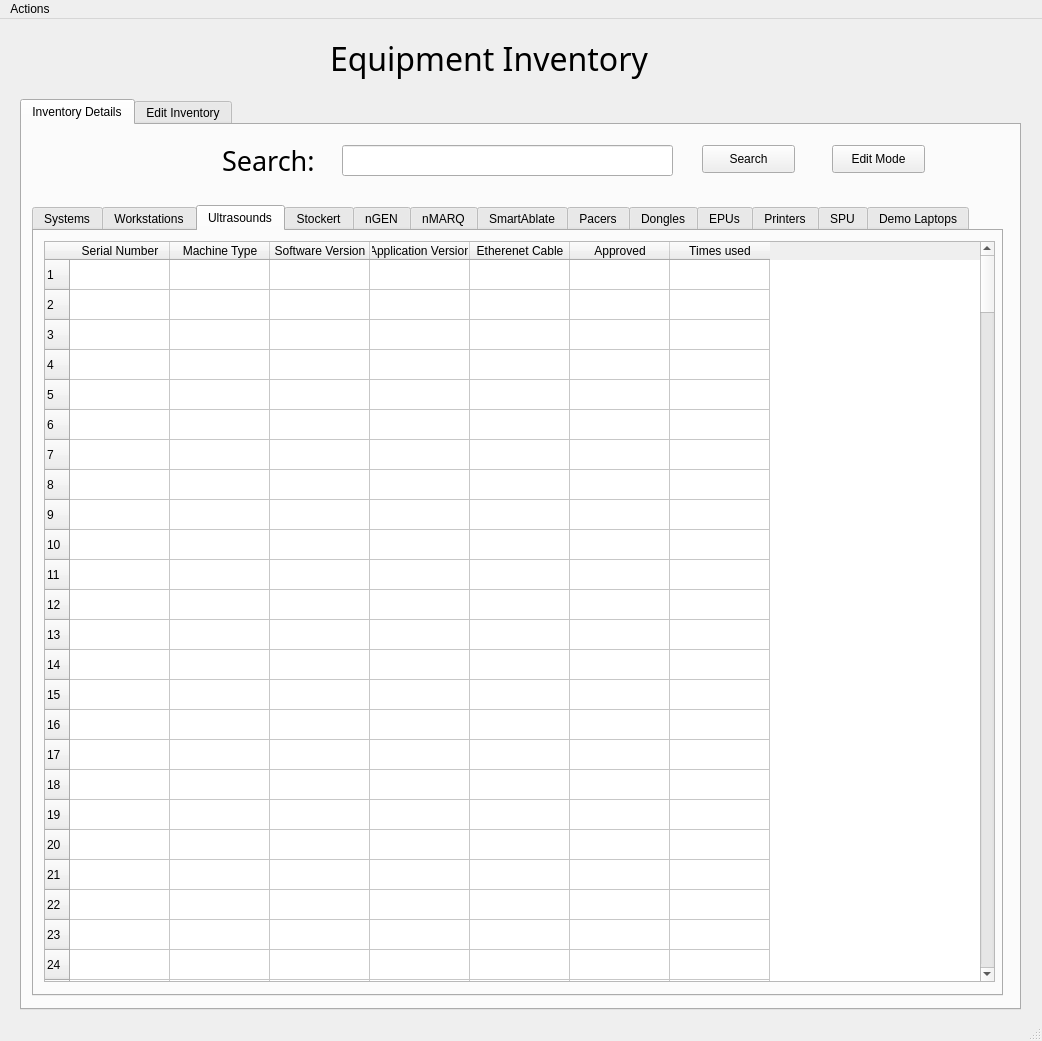
<?xml version="1.0" encoding="UTF-8"?>
<ui version="4.0">
 <class>Inventory</class>
 <widget class="QMainWindow" name="Inventory">
  <property name="geometry">
   <rect>
    <x>0</x>
    <y>0</y>
    <width>1042</width>
    <height>1041</height>
   </rect>
  </property>
  <property name="windowTitle">
   <string>Inventory Manager</string>
  </property>
  <widget class="QWidget" name="centralwidget">
   <widget class="QLabel" name="title">
    <property name="geometry">
     <rect>
      <x>330</x>
      <y>0</y>
      <width>381</width>
      <height>78</height>
     </rect>
    </property>
    <property name="font">
     <font>
      <family>Product Sans</family>
      <pointsize>24</pointsize>
     </font>
    </property>
    <property name="text">
     <string>Equipment Inventory</string>
    </property>
   </widget>
   <widget class="QTabWidget" name="edit_inventory">
    <property name="geometry">
     <rect>
      <x>20</x>
      <y>80</y>
      <width>1001</width>
      <height>911</height>
     </rect>
    </property>
    <property name="currentIndex">
     <number>0</number>
    </property>
    <widget class="QWidget" name="Inventory_details">
     <attribute name="title">
      <string>Inventory Details</string>
     </attribute>
     <widget class="QLabel" name="title_2">
      <property name="geometry">
       <rect>
        <x>200</x>
        <y>20</y>
        <width>111</width>
        <height>31</height>
       </rect>
      </property>
      <property name="font">
       <font>
        <family>Product Sans</family>
        <pointsize>20</pointsize>
       </font>
      </property>
      <property name="text">
       <string>Search:</string>
      </property>
     </widget>
     <widget class="QLineEdit" name="searchEdit">
      <property name="geometry">
       <rect>
        <x>320</x>
        <y>20</y>
        <width>331</width>
        <height>31</height>
       </rect>
      </property>
     </widget>
     <widget class="QPushButton" name="search_button">
      <property name="geometry">
       <rect>
        <x>680</x>
        <y>20</y>
        <width>93</width>
        <height>28</height>
       </rect>
      </property>
      <property name="text">
       <string>Search</string>
      </property>
     </widget>
     <widget class="QTabWidget" name="machines">
      <property name="geometry">
       <rect>
        <x>10</x>
        <y>80</y>
        <width>971</width>
        <height>791</height>
       </rect>
      </property>
      <property name="currentIndex">
       <number>2</number>
      </property>
      <widget class="QWidget" name="systems">
       <attribute name="title">
        <string>Systems</string>
       </attribute>
       <widget class="QTableWidget" name="system_table">
        <property name="geometry">
         <rect>
          <x>10</x>
          <y>10</y>
          <width>951</width>
          <height>741</height>
         </rect>
        </property>
        <property name="autoScrollMargin">
         <number>11</number>
        </property>
        <property name="rowCount">
         <number>300</number>
        </property>
        <property name="columnCount">
         <number>11</number>
        </property>
        <row/>
        <row/>
        <row/>
        <row/>
        <row/>
        <row/>
        <row/>
        <row/>
        <row/>
        <row/>
        <row/>
        <row/>
        <row/>
        <row/>
        <row/>
        <row/>
        <row/>
        <row/>
        <row/>
        <row/>
        <row/>
        <row/>
        <row/>
        <row/>
        <row/>
        <row/>
        <row/>
        <row/>
        <row/>
        <row/>
        <row/>
        <row/>
        <row/>
        <row/>
        <row/>
        <row/>
        <row/>
        <row/>
        <row/>
        <row/>
        <row/>
        <row/>
        <row/>
        <row/>
        <row/>
        <row/>
        <row/>
        <row/>
        <row/>
        <row/>
        <row/>
        <row/>
        <row/>
        <row/>
        <row/>
        <row/>
        <row/>
        <row/>
        <row/>
        <row/>
        <row/>
        <row/>
        <row/>
        <row/>
        <row/>
        <row/>
        <row/>
        <row/>
        <row/>
        <row/>
        <row/>
        <row/>
        <row/>
        <row/>
        <row/>
        <row/>
        <row/>
        <row/>
        <row/>
        <row/>
        <row/>
        <row/>
        <row/>
        <row/>
        <row/>
        <row/>
        <row/>
        <row/>
        <row/>
        <row/>
        <row/>
        <row/>
        <row/>
        <row/>
        <row/>
        <row/>
        <row/>
        <row/>
        <row/>
        <row/>
        <row/>
        <row/>
        <row/>
        <row/>
        <row/>
        <row/>
        <row/>
        <row/>
        <row/>
        <row/>
        <row/>
        <row/>
        <row/>
        <row/>
        <row/>
        <row/>
        <row/>
        <row/>
        <row/>
        <row/>
        <row/>
        <row/>
        <row/>
        <row/>
        <row/>
        <row/>
        <row/>
        <row/>
        <row/>
        <row/>
        <row/>
        <row/>
        <row/>
        <row/>
        <row/>
        <row/>
        <row/>
        <row/>
        <row/>
        <row/>
        <row/>
        <row/>
        <row/>
        <row/>
        <row/>
        <row/>
        <row/>
        <row/>
        <row/>
        <row/>
        <row/>
        <row/>
        <row/>
        <row/>
        <row/>
        <row/>
        <row/>
        <row/>
        <row/>
        <row/>
        <row/>
        <row/>
        <row/>
        <row/>
        <row/>
        <row/>
        <row/>
        <row/>
        <row/>
        <row/>
        <row/>
        <row/>
        <row/>
        <row/>
        <row/>
        <row/>
        <row/>
        <row/>
        <row/>
        <row/>
        <row/>
        <row/>
        <row/>
        <row/>
        <row/>
        <row/>
        <row/>
        <row/>
        <row/>
        <row/>
        <row/>
        <row/>
        <row/>
        <row/>
        <row/>
        <row/>
        <row/>
        <row/>
        <row/>
        <row/>
        <row/>
        <row/>
        <row/>
        <row/>
        <row/>
        <row/>
        <row/>
        <row/>
        <row/>
        <row/>
        <row/>
        <row/>
        <row/>
        <row/>
        <row/>
        <row/>
        <row/>
        <row/>
        <row/>
        <row/>
        <row/>
        <row/>
        <row/>
        <row/>
        <row/>
        <row/>
        <row/>
        <row/>
        <row/>
        <row/>
        <row/>
        <row/>
        <row/>
        <row/>
        <row/>
        <row/>
        <row/>
        <row/>
        <row/>
        <row/>
        <row/>
        <row/>
        <row/>
        <row/>
        <row/>
        <row/>
        <row/>
        <row/>
        <row/>
        <row/>
        <row/>
        <row/>
        <row/>
        <row/>
        <row/>
        <row/>
        <row/>
        <row/>
        <row/>
        <row/>
        <row/>
        <row/>
        <row/>
        <row/>
        <row/>
        <row/>
        <row/>
        <row/>
        <row/>
        <row/>
        <row/>
        <row/>
        <row/>
        <row/>
        <row/>
        <row/>
        <row/>
        <row/>
        <row/>
        <row/>
        <row/>
        <row/>
        <row/>
        <row/>
        <row/>
        <row/>
        <row/>
        <row/>
        <row/>
        <row/>
        <row/>
        <row/>
        <row/>
        <row/>
        <row/>
        <row/>
        <row/>
        <row/>
        <row/>
        <row/>
        <column>
         <property name="text">
          <string>System</string>
         </property>
        </column>
        <column>
         <property name="text">
          <string>System Number</string>
         </property>
        </column>
        <column>
         <property name="text">
          <string>PIU Configuration</string>
         </property>
        </column>
        <column>
         <property name="text">
          <string>Location Pad Number</string>
         </property>
        </column>
        <column>
         <property name="text">
          <string>Patch Unit</string>
         </property>
        </column>
        <column>
         <property name="text">
          <string>Monitor 1</string>
         </property>
        </column>
        <column>
         <property name="text">
          <string>Monitor 2</string>
         </property>
        </column>
        <column>
         <property name="text">
          <string>ECG Phantom</string>
         </property>
        </column>
        <column>
         <property name="text">
          <string>Aquarium Number</string>
         </property>
        </column>
        <column>
         <property name="text">
          <string>Aquarium Maximo</string>
         </property>
        </column>
        <column>
         <property name="text">
          <string>Times used</string>
         </property>
        </column>
       </widget>
      </widget>
      <widget class="QWidget" name="workstations">
       <attribute name="title">
        <string>Workstations</string>
       </attribute>
       <widget class="QTableWidget" name="ws_table">
        <property name="geometry">
         <rect>
          <x>10</x>
          <y>10</y>
          <width>951</width>
          <height>741</height>
         </rect>
        </property>
        <property name="autoScrollMargin">
         <number>8</number>
        </property>
        <property name="alternatingRowColors">
         <bool>true</bool>
        </property>
        <property name="selectionMode">
         <enum>QAbstractItemView::SingleSelection</enum>
        </property>
        <property name="gridStyle">
         <enum>Qt::SolidLine</enum>
        </property>
        <property name="sortingEnabled">
         <bool>true</bool>
        </property>
        <property name="rowCount">
         <number>300</number>
        </property>
        <property name="columnCount">
         <number>8</number>
        </property>
        <attribute name="horizontalHeaderCascadingSectionResizes">
         <bool>false</bool>
        </attribute>
        <row/>
        <row/>
        <row/>
        <row/>
        <row/>
        <row/>
        <row/>
        <row/>
        <row/>
        <row/>
        <row/>
        <row/>
        <row/>
        <row/>
        <row/>
        <row/>
        <row/>
        <row/>
        <row/>
        <row/>
        <row/>
        <row/>
        <row/>
        <row/>
        <row/>
        <row/>
        <row/>
        <row/>
        <row/>
        <row/>
        <row/>
        <row/>
        <row/>
        <row/>
        <row/>
        <row/>
        <row/>
        <row/>
        <row/>
        <row/>
        <row/>
        <row/>
        <row/>
        <row/>
        <row/>
        <row/>
        <row/>
        <row/>
        <row/>
        <row/>
        <row/>
        <row/>
        <row/>
        <row/>
        <row/>
        <row/>
        <row/>
        <row/>
        <row/>
        <row/>
        <row/>
        <row/>
        <row/>
        <row/>
        <row/>
        <row/>
        <row/>
        <row/>
        <row/>
        <row/>
        <row/>
        <row/>
        <row/>
        <row/>
        <row/>
        <row/>
        <row/>
        <row/>
        <row/>
        <row/>
        <row/>
        <row/>
        <row/>
        <row/>
        <row/>
        <row/>
        <row/>
        <row/>
        <row/>
        <row/>
        <row/>
        <row/>
        <row/>
        <row/>
        <row/>
        <row/>
        <row/>
        <row/>
        <row/>
        <row/>
        <row/>
        <row/>
        <row/>
        <row/>
        <row/>
        <row/>
        <row/>
        <row/>
        <row/>
        <row/>
        <row/>
        <row/>
        <row/>
        <row/>
        <row/>
        <row/>
        <row/>
        <row/>
        <row/>
        <row/>
        <row/>
        <row/>
        <row/>
        <row/>
        <row/>
        <row/>
        <row/>
        <row/>
        <row/>
        <row/>
        <row/>
        <row/>
        <row/>
        <row/>
        <row/>
        <row/>
        <row/>
        <row/>
        <row/>
        <row/>
        <row/>
        <row/>
        <row/>
        <row/>
        <row/>
        <row/>
        <row/>
        <row/>
        <row/>
        <row/>
        <row/>
        <row/>
        <row/>
        <row/>
        <row/>
        <row/>
        <row/>
        <row/>
        <row/>
        <row/>
        <row/>
        <row/>
        <row/>
        <row/>
        <row/>
        <row/>
        <row/>
        <row/>
        <row/>
        <row/>
        <row/>
        <row/>
        <row/>
        <row/>
        <row/>
        <row/>
        <row/>
        <row/>
        <row/>
        <row/>
        <row/>
        <row/>
        <row/>
        <row/>
        <row/>
        <row/>
        <row/>
        <row/>
        <row/>
        <row/>
        <row/>
        <row/>
        <row/>
        <row/>
        <row/>
        <row/>
        <row/>
        <row/>
        <row/>
        <row/>
        <row/>
        <row/>
        <row/>
        <row/>
        <row/>
        <row/>
        <row/>
        <row/>
        <row/>
        <row/>
        <row/>
        <row/>
        <row/>
        <row/>
        <row/>
        <row/>
        <row/>
        <row/>
        <row/>
        <row/>
        <row/>
        <row/>
        <row/>
        <row/>
        <row/>
        <row/>
        <row/>
        <row/>
        <row/>
        <row/>
        <row/>
        <row/>
        <row/>
        <row/>
        <row/>
        <row/>
        <row/>
        <row/>
        <row/>
        <row/>
        <row/>
        <row/>
        <row/>
        <row/>
        <row/>
        <row/>
        <row/>
        <row/>
        <row/>
        <row/>
        <row/>
        <row/>
        <row/>
        <row/>
        <row/>
        <row/>
        <row/>
        <row/>
        <row/>
        <row/>
        <row/>
        <row/>
        <row/>
        <row/>
        <row/>
        <row/>
        <row/>
        <row/>
        <row/>
        <row/>
        <row/>
        <row/>
        <row/>
        <row/>
        <row/>
        <row/>
        <row/>
        <row/>
        <row/>
        <row/>
        <row/>
        <row/>
        <row/>
        <row/>
        <row/>
        <row/>
        <row/>
        <row/>
        <row/>
        <row/>
        <row/>
        <row/>
        <row/>
        <row/>
        <row/>
        <row/>
        <row/>
        <row/>
        <row/>
        <row/>
        <column>
         <property name="text">
          <string>Service Tag</string>
         </property>
        </column>
        <column>
         <property name="text">
          <string>DSP Version</string>
         </property>
        </column>
        <column>
         <property name="text">
          <string>Image Version</string>
         </property>
        </column>
        <column>
         <property name="text">
          <string>Configuration</string>
         </property>
        </column>
        <column>
         <property name="text">
          <string>Model</string>
         </property>
        </column>
        <column>
         <property name="text">
          <string>Graphics Card</string>
         </property>
        </column>
        <column>
         <property name="text">
          <string>Approved</string>
         </property>
        </column>
        <column>
         <property name="text">
          <string>Times Used</string>
         </property>
        </column>
       </widget>
      </widget>
      <widget class="QWidget" name="ultrasounds">
       <attribute name="title">
        <string>Ultrasounds</string>
       </attribute>
       <widget class="QTableWidget" name="us_table">
        <property name="geometry">
         <rect>
          <x>10</x>
          <y>10</y>
          <width>951</width>
          <height>741</height>
         </rect>
        </property>
        <property name="rowCount">
         <number>300</number>
        </property>
        <property name="columnCount">
         <number>7</number>
        </property>
        <row/>
        <row/>
        <row/>
        <row/>
        <row/>
        <row/>
        <row/>
        <row/>
        <row/>
        <row/>
        <row/>
        <row/>
        <row/>
        <row/>
        <row/>
        <row/>
        <row/>
        <row/>
        <row/>
        <row/>
        <row/>
        <row/>
        <row/>
        <row/>
        <row/>
        <row/>
        <row/>
        <row/>
        <row/>
        <row/>
        <row/>
        <row/>
        <row/>
        <row/>
        <row/>
        <row/>
        <row/>
        <row/>
        <row/>
        <row/>
        <row/>
        <row/>
        <row/>
        <row/>
        <row/>
        <row/>
        <row/>
        <row/>
        <row/>
        <row/>
        <row/>
        <row/>
        <row/>
        <row/>
        <row/>
        <row/>
        <row/>
        <row/>
        <row/>
        <row/>
        <row/>
        <row/>
        <row/>
        <row/>
        <row/>
        <row/>
        <row/>
        <row/>
        <row/>
        <row/>
        <row/>
        <row/>
        <row/>
        <row/>
        <row/>
        <row/>
        <row/>
        <row/>
        <row/>
        <row/>
        <row/>
        <row/>
        <row/>
        <row/>
        <row/>
        <row/>
        <row/>
        <row/>
        <row/>
        <row/>
        <row/>
        <row/>
        <row/>
        <row/>
        <row/>
        <row/>
        <row/>
        <row/>
        <row/>
        <row/>
        <row/>
        <row/>
        <row/>
        <row/>
        <row/>
        <row/>
        <row/>
        <row/>
        <row/>
        <row/>
        <row/>
        <row/>
        <row/>
        <row/>
        <row/>
        <row/>
        <row/>
        <row/>
        <row/>
        <row/>
        <row/>
        <row/>
        <row/>
        <row/>
        <row/>
        <row/>
        <row/>
        <row/>
        <row/>
        <row/>
        <row/>
        <row/>
        <row/>
        <row/>
        <row/>
        <row/>
        <row/>
        <row/>
        <row/>
        <row/>
        <row/>
        <row/>
        <row/>
        <row/>
        <row/>
        <row/>
        <row/>
        <row/>
        <row/>
        <row/>
        <row/>
        <row/>
        <row/>
        <row/>
        <row/>
        <row/>
        <row/>
        <row/>
        <row/>
        <row/>
        <row/>
        <row/>
        <row/>
        <row/>
        <row/>
        <row/>
        <row/>
        <row/>
        <row/>
        <row/>
        <row/>
        <row/>
        <row/>
        <row/>
        <row/>
        <row/>
        <row/>
        <row/>
        <row/>
        <row/>
        <row/>
        <row/>
        <row/>
        <row/>
        <row/>
        <row/>
        <row/>
        <row/>
        <row/>
        <row/>
        <row/>
        <row/>
        <row/>
        <row/>
        <row/>
        <row/>
        <row/>
        <row/>
        <row/>
        <row/>
        <row/>
        <row/>
        <row/>
        <row/>
        <row/>
        <row/>
        <row/>
        <row/>
        <row/>
        <row/>
        <row/>
        <row/>
        <row/>
        <row/>
        <row/>
        <row/>
        <row/>
        <row/>
        <row/>
        <row/>
        <row/>
        <row/>
        <row/>
        <row/>
        <row/>
        <row/>
        <row/>
        <row/>
        <row/>
        <row/>
        <row/>
        <row/>
        <row/>
        <row/>
        <row/>
        <row/>
        <row/>
        <row/>
        <row/>
        <row/>
        <row/>
        <row/>
        <row/>
        <row/>
        <row/>
        <row/>
        <row/>
        <row/>
        <row/>
        <row/>
        <row/>
        <row/>
        <row/>
        <row/>
        <row/>
        <row/>
        <row/>
        <row/>
        <row/>
        <row/>
        <row/>
        <row/>
        <row/>
        <row/>
        <row/>
        <row/>
        <row/>
        <row/>
        <row/>
        <row/>
        <row/>
        <row/>
        <row/>
        <row/>
        <row/>
        <row/>
        <row/>
        <row/>
        <row/>
        <row/>
        <row/>
        <row/>
        <row/>
        <row/>
        <row/>
        <row/>
        <row/>
        <row/>
        <row/>
        <row/>
        <row/>
        <row/>
        <row/>
        <row/>
        <row/>
        <row/>
        <row/>
        <row/>
        <row/>
        <row/>
        <column>
         <property name="text">
          <string>Serial Number</string>
         </property>
        </column>
        <column>
         <property name="text">
          <string>Machine Type</string>
         </property>
        </column>
        <column>
         <property name="text">
          <string>Software Version</string>
         </property>
        </column>
        <column>
         <property name="text">
          <string>Application Version</string>
         </property>
        </column>
        <column>
         <property name="text">
          <string>Etherenet Cable</string>
         </property>
        </column>
        <column>
         <property name="text">
          <string>Approved</string>
         </property>
        </column>
        <column>
         <property name="text">
          <string>Times used</string>
         </property>
        </column>
       </widget>
      </widget>
      <widget class="QWidget" name="stockert">
       <attribute name="title">
        <string>Stockert</string>
       </attribute>
       <widget class="QTableWidget" name="stockert_table">
        <property name="geometry">
         <rect>
          <x>10</x>
          <y>10</y>
          <width>951</width>
          <height>741</height>
         </rect>
        </property>
        <property name="rowCount">
         <number>300</number>
        </property>
        <property name="columnCount">
         <number>13</number>
        </property>
        <row/>
        <row/>
        <row/>
        <row/>
        <row/>
        <row/>
        <row/>
        <row/>
        <row/>
        <row/>
        <row/>
        <row/>
        <row/>
        <row/>
        <row/>
        <row/>
        <row/>
        <row/>
        <row/>
        <row/>
        <row/>
        <row/>
        <row/>
        <row/>
        <row/>
        <row/>
        <row/>
        <row/>
        <row/>
        <row/>
        <row/>
        <row/>
        <row/>
        <row/>
        <row/>
        <row/>
        <row/>
        <row/>
        <row/>
        <row/>
        <row/>
        <row/>
        <row/>
        <row/>
        <row/>
        <row/>
        <row/>
        <row/>
        <row/>
        <row/>
        <row/>
        <row/>
        <row/>
        <row/>
        <row/>
        <row/>
        <row/>
        <row/>
        <row/>
        <row/>
        <row/>
        <row/>
        <row/>
        <row/>
        <row/>
        <row/>
        <row/>
        <row/>
        <row/>
        <row/>
        <row/>
        <row/>
        <row/>
        <row/>
        <row/>
        <row/>
        <row/>
        <row/>
        <row/>
        <row/>
        <row/>
        <row/>
        <row/>
        <row/>
        <row/>
        <row/>
        <row/>
        <row/>
        <row/>
        <row/>
        <row/>
        <row/>
        <row/>
        <row/>
        <row/>
        <row/>
        <row/>
        <row/>
        <row/>
        <row/>
        <row/>
        <row/>
        <row/>
        <row/>
        <row/>
        <row/>
        <row/>
        <row/>
        <row/>
        <row/>
        <row/>
        <row/>
        <row/>
        <row/>
        <row/>
        <row/>
        <row/>
        <row/>
        <row/>
        <row/>
        <row/>
        <row/>
        <row/>
        <row/>
        <row/>
        <row/>
        <row/>
        <row/>
        <row/>
        <row/>
        <row/>
        <row/>
        <row/>
        <row/>
        <row/>
        <row/>
        <row/>
        <row/>
        <row/>
        <row/>
        <row/>
        <row/>
        <row/>
        <row/>
        <row/>
        <row/>
        <row/>
        <row/>
        <row/>
        <row/>
        <row/>
        <row/>
        <row/>
        <row/>
        <row/>
        <row/>
        <row/>
        <row/>
        <row/>
        <row/>
        <row/>
        <row/>
        <row/>
        <row/>
        <row/>
        <row/>
        <row/>
        <row/>
        <row/>
        <row/>
        <row/>
        <row/>
        <row/>
        <row/>
        <row/>
        <row/>
        <row/>
        <row/>
        <row/>
        <row/>
        <row/>
        <row/>
        <row/>
        <row/>
        <row/>
        <row/>
        <row/>
        <row/>
        <row/>
        <row/>
        <row/>
        <row/>
        <row/>
        <row/>
        <row/>
        <row/>
        <row/>
        <row/>
        <row/>
        <row/>
        <row/>
        <row/>
        <row/>
        <row/>
        <row/>
        <row/>
        <row/>
        <row/>
        <row/>
        <row/>
        <row/>
        <row/>
        <row/>
        <row/>
        <row/>
        <row/>
        <row/>
        <row/>
        <row/>
        <row/>
        <row/>
        <row/>
        <row/>
        <row/>
        <row/>
        <row/>
        <row/>
        <row/>
        <row/>
        <row/>
        <row/>
        <row/>
        <row/>
        <row/>
        <row/>
        <row/>
        <row/>
        <row/>
        <row/>
        <row/>
        <row/>
        <row/>
        <row/>
        <row/>
        <row/>
        <row/>
        <row/>
        <row/>
        <row/>
        <row/>
        <row/>
        <row/>
        <row/>
        <row/>
        <row/>
        <row/>
        <row/>
        <row/>
        <row/>
        <row/>
        <row/>
        <row/>
        <row/>
        <row/>
        <row/>
        <row/>
        <row/>
        <row/>
        <row/>
        <row/>
        <row/>
        <row/>
        <row/>
        <row/>
        <row/>
        <row/>
        <row/>
        <row/>
        <row/>
        <row/>
        <row/>
        <row/>
        <row/>
        <row/>
        <row/>
        <row/>
        <row/>
        <row/>
        <row/>
        <row/>
        <row/>
        <row/>
        <row/>
        <row/>
        <row/>
        <row/>
        <row/>
        <row/>
        <row/>
        <row/>
        <column>
         <property name="text">
          <string>Software Version</string>
         </property>
        </column>
        <column>
         <property name="text">
          <string>Serial Number</string>
         </property>
        </column>
        <column>
         <property name="text">
          <string>EP\IO box SN</string>
         </property>
        </column>
        <column>
         <property name="text">
          <string>EP I\O Connection Cable</string>
         </property>
        </column>
        <column>
         <property name="text">
          <string>EP I\O Interface Cable</string>
         </property>
        </column>
        <column>
         <property name="text">
          <string>EP Shuttle to PIU cable</string>
         </property>
        </column>
        <column>
         <property name="text">
          <string>Global Port</string>
         </property>
        </column>
        <column>
         <property name="text">
          <string>Ablation Adaptor Cable</string>
         </property>
        </column>
        <column>
         <property name="text">
          <string>RFG to WS Cable</string>
         </property>
        </column>
        <column>
         <property name="text">
          <string>Patch elect Cable</string>
         </property>
        </column>
        <column>
         <property name="text">
          <string>Foot Pedal</string>
         </property>
        </column>
        <column>
         <property name="text">
          <string>Approved</string>
         </property>
        </column>
        <column>
         <property name="text">
          <string>Times used</string>
         </property>
        </column>
       </widget>
      </widget>
      <widget class="QWidget" name="ngen">
       <attribute name="title">
        <string>nGEN</string>
       </attribute>
       <widget class="QTableWidget" name="ngen_table">
        <property name="geometry">
         <rect>
          <x>10</x>
          <y>10</y>
          <width>951</width>
          <height>741</height>
         </rect>
        </property>
       </widget>
      </widget>
      <widget class="QWidget" name="nmarq">
       <attribute name="title">
        <string>nMARQ</string>
       </attribute>
       <widget class="QTableWidget" name="nmarq_table">
        <property name="geometry">
         <rect>
          <x>10</x>
          <y>10</y>
          <width>951</width>
          <height>741</height>
         </rect>
        </property>
       </widget>
      </widget>
      <widget class="QWidget" name="smartablate">
       <attribute name="title">
        <string>SmartAblate</string>
       </attribute>
       <widget class="QTableWidget" name="smartablate_table">
        <property name="geometry">
         <rect>
          <x>10</x>
          <y>10</y>
          <width>951</width>
          <height>741</height>
         </rect>
        </property>
       </widget>
      </widget>
      <widget class="QWidget" name="pacer">
       <attribute name="title">
        <string>Pacers</string>
       </attribute>
       <widget class="QTableWidget" name="pacer_table">
        <property name="geometry">
         <rect>
          <x>10</x>
          <y>10</y>
          <width>951</width>
          <height>741</height>
         </rect>
        </property>
       </widget>
      </widget>
      <widget class="QWidget" name="dongles">
       <attribute name="title">
        <string>Dongles</string>
       </attribute>
       <widget class="QTableWidget" name="dongles_table">
        <property name="geometry">
         <rect>
          <x>10</x>
          <y>10</y>
          <width>951</width>
          <height>741</height>
         </rect>
        </property>
       </widget>
      </widget>
      <widget class="QWidget" name="epu">
       <attribute name="title">
        <string>EPUs</string>
       </attribute>
       <widget class="QTableWidget" name="epu_table">
        <property name="geometry">
         <rect>
          <x>10</x>
          <y>10</y>
          <width>951</width>
          <height>741</height>
         </rect>
        </property>
       </widget>
      </widget>
      <widget class="QWidget" name="printer">
       <attribute name="title">
        <string>Printers</string>
       </attribute>
       <widget class="QTableWidget" name="printer_table">
        <property name="geometry">
         <rect>
          <x>10</x>
          <y>10</y>
          <width>951</width>
          <height>741</height>
         </rect>
        </property>
       </widget>
      </widget>
      <widget class="QWidget" name="spu">
       <attribute name="title">
        <string>SPU</string>
       </attribute>
       <widget class="QTableWidget" name="spu_table">
        <property name="geometry">
         <rect>
          <x>10</x>
          <y>10</y>
          <width>951</width>
          <height>741</height>
         </rect>
        </property>
       </widget>
      </widget>
      <widget class="QWidget" name="demolaptops">
       <attribute name="title">
        <string>Demo Laptops</string>
       </attribute>
       <widget class="QTableWidget" name="demo_table">
        <property name="geometry">
         <rect>
          <x>10</x>
          <y>10</y>
          <width>951</width>
          <height>741</height>
         </rect>
        </property>
       </widget>
      </widget>
     </widget>
     <widget class="QPushButton" name="editMode_button">
      <property name="geometry">
       <rect>
        <x>810</x>
        <y>20</y>
        <width>93</width>
        <height>28</height>
       </rect>
      </property>
      <property name="text">
       <string>Edit Mode</string>
      </property>
      <property name="checkable">
       <bool>true</bool>
      </property>
     </widget>
    </widget>
    <widget class="QWidget" name="inventory_edit">
     <attribute name="title">
      <string>Edit Inventory</string>
     </attribute>
    </widget>
   </widget>
  </widget>
  <widget class="QMenuBar" name="menubar">
   <property name="geometry">
    <rect>
     <x>0</x>
     <y>0</y>
     <width>1042</width>
     <height>26</height>
    </rect>
   </property>
   <widget class="QMenu" name="menuActions">
    <property name="title">
     <string>Actions</string>
    </property>
    <addaction name="separator"/>
    <addaction name="actionRefresh"/>
    <addaction name="actionUpload"/>
   </widget>
   <addaction name="menuActions"/>
  </widget>
  <widget class="QStatusBar" name="statusbar"/>
  <action name="actionRefresh">
   <property name="text">
    <string>Refresh</string>
   </property>
  </action>
  <action name="actionUpload">
   <property name="text">
    <string>Upload</string>
   </property>
  </action>
 </widget>
 <resources/>
 <connections/>
</ui>
